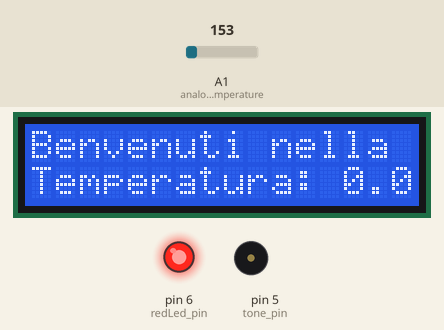
This sketch was run on a simulated Arduino Uno, built with avr-gcc and run on an emulated ATmega328P. Parts: 16×2 character LCD, output pins drawn as LEDs (lit = HIGH), buzzer (waves = sounding). The test bench sets the inputs (shaded band); at power-on: A1 (analog_temperature) = 153. What the sketch prints to the serial monitor is not drawn.

Above: at 5.3 s.
At 8.2 s:
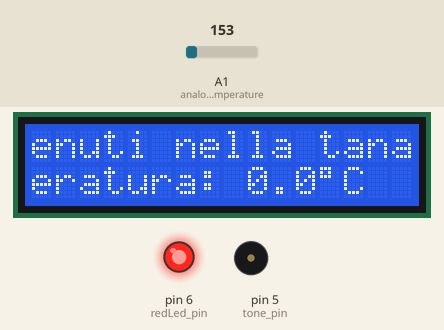
At 11.0 s:
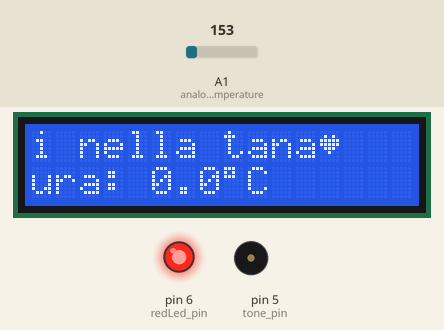
At 17.3 s:
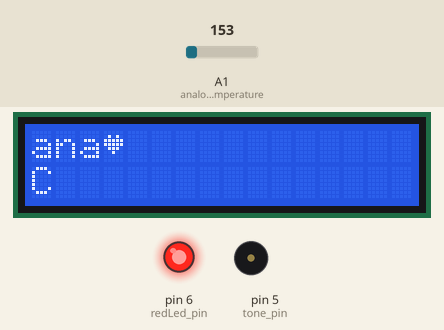
Timing chart, 0 to 18.8 s (numbered marks = the images above):
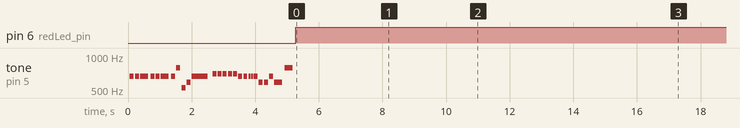

Measured:
- by itself, pin 6 (redLed_pin): LOW → HIGH at 5.3 s
- what the display in image 0 shows lasts 0.7 s, from 5.3 s to 6.0 s

The sketch:

tempTana.ino
```cpp
#include <LiquidCrystal.h>
#include "pitch.h"
#define redLed_pin 6
#define tone_pin 5
#define analog_temperature A1

LiquidCrystal lcd(0, 1, 7, 8, 9, 10);
int row_temperature = 0;
int celsius = 0;
void setup() {
  pinMode(analog_temperature, INPUT);
  pinMode(tone_pin, OUTPUT);//buzzer
  Serial.begin(9600);
  lcd.begin(16, 2);
  pinMode(redLed_pin, OUTPUT);
  digitalWrite(redLed_pin, LOW);
  int noteDuration        = 0;
  int pauseBetweenNotes   = 0;
  int sizeMelody          = sizeof(melodyJingleBells)/sizeof(int);

  for (int i = 0; i < sizeMelody; i++) {

    // Calcola la durata della nota in millisecondi.
    noteDuration = 1000 / timeJingleBells[i];

    tone(tone_pin, melodyJingleBells[i], noteDuration);

    // Per distingure le note viene settato una pausa tra una nota e l'altra
    // Questo intervallo è pari al 30% della durata.
    pauseBetweenNotes = noteDuration * 1.30;

    delay(pauseBetweenNotes);
  }
}

// Heart
byte fullHeart[8] = {
  B00000,
  B01010,
  B11111,
  B11111,
  B01110,
  B00100,
  B00000
};
void loop() {
  float meanTemperature = 0.0;
  for(int i = 0 ; i < 100 ; i++){
  row_temperature = analogRead(analog_temperature);
  celsius = ((row_temperature/1023.0*3.3*1000) -500 )/10 ;
  meanTemperature += celsius;
  }
  meanTemperature = meanTemperature/100.0;
  Serial.print(meanTemperature);
  Serial.println(" C.");
  //se la tempeatura è inferiore a 19 gradi accendi il led rosso
  if(meanTemperature < 19){
    digitalWrite(redLed_pin, HIGH);
  }
  else {
    digitalWrite(redLed_pin, LOW);
  }
// Costruisci la stringa da visualizzare sul display
  String displayString = "Temperatura: " + String(meanTemperature, 1) + (char)223 + "C";
  String welcomeString = "Benvenuti nella tana";

  //initialize heart character
  lcd.createChar(1, fullHeart);
  // Controlla se la lunghezza della stringa supera la larghezza del display
  if (displayString.length() > 16) {
    // Scorri la stringa sul display
    for (int i = 0; i < displayString.length(); ++i) {
      lcd.clear();
      lcd.setCursor(0, 0);
      lcd.print(welcomeString.substring(i, i + 16));
      if(welcomeString.substring(i, i + 16).length() < 16) {
      //initialize heart character
        lcd.createChar(1, fullHeart);
        lcd.setCursor(welcomeString.substring(i, i + 16).length(), 0);
        lcd.write(byte(1));
      }
      lcd.setCursor(0, 1);
      lcd.print(displayString.substring(i, i + 16));
      delay(700); // Puoi regolare la velocità dello scrolling modificando questo valore
    }
  } else {
    // La stringa è abbastanza corta da essere visualizzata interamente
    lcd.print(displayString);
  }
  delay(500);
}
```

pitch.h
```cpp
#define NOTE_B0  31
#define NOTE_C1  33
#define NOTE_CS1 35
#define NOTE_D1  37
#define NOTE_DS1 39
#define NOTE_E1  41
#define NOTE_F1  44
#define NOTE_FS1 46
#define NOTE_G1  49
#define NOTE_GS1 52
#define NOTE_A1  55
#define NOTE_AS1 58
#define NOTE_B1  62
#define NOTE_C2  65
#define NOTE_CS2 69
#define NOTE_D2  73
#define NOTE_DS2 78
#define NOTE_E2  82
#define NOTE_F2  87
#define NOTE_FS2 93
#define NOTE_G2  98
#define NOTE_GS2 104
#define NOTE_A2  110
#define NOTE_AS2 117
#define NOTE_B2  123
#define NOTE_C3  131
#define NOTE_CS3 139
#define NOTE_D3  147
#define NOTE_DS3 156
#define NOTE_E3  165
#define NOTE_F3  175
#define NOTE_FS3 185
#define NOTE_G3  196
#define NOTE_GS3 208
#define NOTE_A3  220
#define NOTE_AS3 233
#define NOTE_B3  247
#define NOTE_C4  262
#define NOTE_CS4 277
#define NOTE_D4  294
#define NOTE_DS4 311
#define NOTE_E4  330
#define NOTE_F4  349
#define NOTE_FS4 370
#define NOTE_G4  392
#define NOTE_GS4 415
#define NOTE_A4  440
#define NOTE_AS4 466
#define NOTE_B4  494
#define NOTE_C5  523
#define NOTE_CS5 554
#define NOTE_D5  587
#define NOTE_DS5 622
#define NOTE_E5  659
#define NOTE_F5  698
#define NOTE_FS5 740
#define NOTE_G5  784
#define NOTE_GS5 831
#define NOTE_A5  880
#define NOTE_AS5 932
#define NOTE_B5  988
#define NOTE_C6  1047
#define NOTE_CS6 1109
#define NOTE_D6  1175
#define NOTE_DS6 1245
#define NOTE_E6  1319
#define NOTE_F6  1397
#define NOTE_FS6 1480
#define NOTE_G6  1568
#define NOTE_GS6 1661
#define NOTE_A6  1760
#define NOTE_AS6 1865
#define NOTE_B6  1976
#define NOTE_C7  2093
#define NOTE_CS7 2217
#define NOTE_D7  2349
#define NOTE_DS7 2489
#define NOTE_E7  2637
#define NOTE_F7  2794
#define NOTE_FS7 2960
#define NOTE_G7  3136
#define NOTE_GS7 3322
#define NOTE_A7  3520
#define NOTE_AS7 3729
#define NOTE_B7  3951
#define NOTE_C8  4186
#define NOTE_CS8 4435
#define NOTE_D8  4699
#define NOTE_DS8 4978

// Array contenente la melodia di Jingle Bells
int melodyJingleBells[] = {
    NOTE_E5, NOTE_E5, NOTE_E5,
  NOTE_E5, NOTE_E5, NOTE_E5,
  NOTE_E5, NOTE_G5, NOTE_C5, NOTE_D5,
  NOTE_E5,
  NOTE_F5, NOTE_F5, NOTE_F5, NOTE_F5,
  NOTE_F5, NOTE_E5, NOTE_E5, NOTE_E5, NOTE_E5,
  NOTE_E5, NOTE_D5, NOTE_D5, NOTE_E5,
  NOTE_D5, NOTE_G5
};

// Array contenente le pause associate alla melodia di JingleBells
int timeJingleBells[] = {
  8, 8, 4,
  8, 8, 4,
  8, 8, 8, 8,
  2,
  8, 8, 8, 8,
  8, 8, 8, 16, 16,
  8, 8, 8, 8,
  4, 4
};
```
